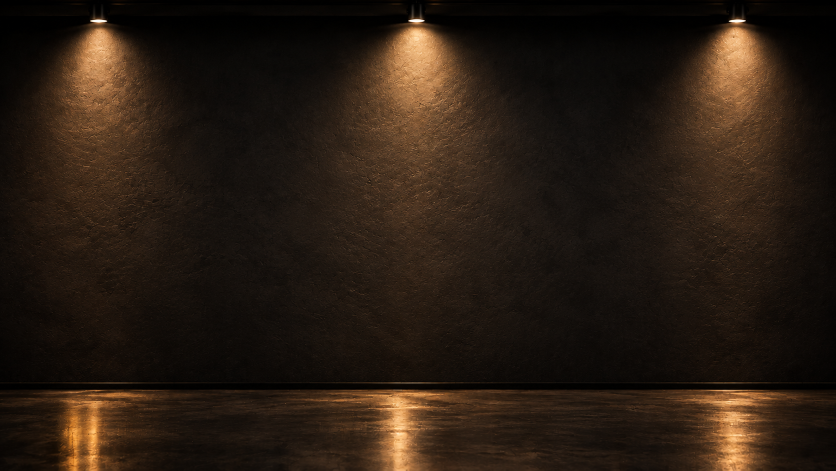
#> input picture referencias/sala-limpia.png, 1671 x 941 px (shown at 1/2 size)
$ python generar_sala.py
#> lines starting #> are read from the running program, lines starting #| are printed output that depends on the picture
#!/usr/bin/env python3
"""
generar_sala.py — Galería Antonio Carrizo (VinPath)

Genera, a partir de la imagen de la sala SIN cuadros, los dos recursos que
carga la escena de Pixi ("carga todo junto"), más los datos de geometría.

La pared se desliza, así que la base se convierte en un MOSAICO que se repite
sin costura en horizontal: se recorta de foco 1 a foco 3 (dos módulos de foco)
y se funde el borde con la franja equivalente del otro extremo. La galería
puede tener así la cantidad de cuadros que haga falta.

  frontend/public/sala/sala-base.webp        imagen base, máxima calidad
  frontend/public/sala/sala-base-movil.webp  imagen base liviana (celulares)
  frontend/public/sala/sala-respaldo.jpg     imagen estática si no hay WebGL
  frontend/public/sala/sala-mascaras.webp    máscaras, UNA sola textura (sin pérdida)
  frontend/src/pixi/salaMeta.json            focos, zócalo y piso (coordenadas 0..1)
  docs/verificacion-sala.png                 lámina para comparar con la referencia

Canales de la textura de máscaras:
  R  conos de luz    cuánta luz de foco recibe cada punto de la pared (0..1)
  G  piso            1 = piso reflectante, 0 = pared y zócalo (borde suavizado)
  B  vidrio          perfil del reflejo diagonal del vidrio, en espacio
                     normalizado del cuadro (los cuadros son HTML y se mueven,
                     así que el shader lo muestrea con las coordenadas de cada uno)

Uso (desde la raíz del proyecto):
    python tools/generar_sala.py
    python tools/generar_sala.py --limpia referencias/otra-sala.png

Requiere: Python 3.9+, Pillow y numpy  ->  pip install pillow numpy
Nada es manual: zócalo y focos se detectan solos. Si cambiás la imagen de la
sala, corré el script de nuevo y todo se regenera.
"""
import argparse
import json
from pathlib import Path

import numpy as np
from PIL import Image, ImageDraw, ImageFilter

RAIZ = Path(__file__).resolve().parent.parent

# ───────────── valores de ajuste del generador ─────────────
ANCHO_MOVIL = 960          # px de la base liviana
ANCHO_RESPALDO = 1280      # px del JPG de respaldo
CALIDAD_ALTA = 92          # WebP base
CALIDAD_MOVIL = 80
UMBRAL_FOCO = 0.60         # luminancia mínima para considerar "lámpara"
FRANJA_FOCOS = 0.12        # fracción superior donde se buscan los focos
DESENFOQUE_CONO = 1 / 110  # radio del blur del cono, relativo al ancho
GAMMA_CONO = 0.80          # <1 abre el cono, >1 lo cierra
PLUMA_PISO = 2.0           # px de suavizado del borde zócalo/piso
# reflejo del vidrio: (centro, ancho, fuerza) sobre la diagonal 0..1
FUNDIDO_MOSAICO = 110      # px de fundido en la costura del mosaico
BANDAS_VIDRIO = [(0.42, 0.050, 1.00), (0.535, 0.013, 0.60), (0.31, 0.008, 0.25)]


def luminancia(rgb):
    return rgb @ np.array([0.2126, 0.7152, 0.0722])


def suavizar_1d(v, radio):
    k = np.exp(-0.5 * (np.arange(-3 * radio, 3 * radio + 1) / radio) ** 2)
    return np.convolve(v, k / k.sum(), mode="same")


def detectar_zocalo(L):
    """Devuelve (fila donde empieza el zócalo, fila donde empieza el piso)."""
    alto = L.shape[0]
    medias = L.mean(axis=1)
    y0 = int(alto * 0.6)
    salto = medias[y0 + 3:alto - 3] - medias[y0:alto - 6]
    piso = y0 + 3 + int(np.argmax(salto))            # mayor salto oscuro -> claro
    while medias[piso - 1] > medias[piso] * 0.5:     # afinar al primer renglón claro
        piso -= 1
    pared = np.median(medias[piso - 80:piso - 30])
    zocalo = piso - 1
    while zocalo > 0 and medias[zocalo - 1] < pared * 0.6:
        zocalo -= 1
    return zocalo, piso


def detectar_focos(L):
    """Devuelve [(x, y)] en píxeles, de izquierda a derecha."""
    alto, ancho = L.shape
    franja = L[: int(alto * FRANJA_FOCOS)]
    perfil = suavizar_1d(franja.max(axis=0), 6)
    sep = ancho // 10
    focos = []
    for x in range(ancho):
        a, b = max(0, x - sep), min(ancho, x + sep + 1)
        if perfil[x] >= UMBRAL_FOCO and perfil[x] == perfil[a:b].max():
            if focos and x - focos[-1][0] < sep:
                continue
            x0 = max(0, x - 30)
            ventana = franja[:, x0:x + 31]
            # la lámpara es lo más brillante; así no se confunde con la pared iluminada
            ys, xs = np.nonzero(ventana >= ventana.max() * 0.97)
            focos.append((x0 + float(xs.mean()), float(ys.mean())))
    return focos


def hacer_mosaico(rgb, focos):
    """Recorta un período exacto (foco 1 -> foco último) y funde la costura.

    Devuelve (mosaico uint8, x de inicio del recorte). El fundido mezcla puntos
    que están a la MISMA distancia de su foco, así la luz no cambia: solo se
    cruza la textura del yeso.
    """
    ancho = rgb.shape[1]
    periodo = int(round(focos[-1][0] - focos[0][0]))
    sobra = ancho - periodo                      # px disponibles fuera del período
    f = min(FUNDIDO_MOSAICO, sobra)
    inicio = sobra - f                           # la costura cae lejos del eje del foco
    tesela = rgb[:, inicio:inicio + periodo].astype(float)
    cola = rgb[:, inicio + periodo:inicio + periodo + f].astype(float)
    t = np.linspace(0, 1, f)[None, :, None]
    t = t * t * (3 - 2 * t)
    tesela[:, :f] = cola * (1 - t) + tesela[:, :f] * t
    return (tesela + 0.5).astype(np.uint8), inicio


def mascara_conos(L, zocalo):
    alto, ancho = L.shape
    radio = ancho * DESENFOQUE_CONO
    borde = int(radio * 4)
    Lw = np.hstack([L[:, -borde:], L, L[:, :borde]])   # el blur también es sin costura
    img = Image.fromarray((np.clip(Lw, 0, 1) * 255).astype(np.uint8))
    blur = np.asarray(img.filter(ImageFilter.GaussianBlur(radio)), float)[:, borde:-borde] / 255
    pared = blur[:zocalo]
    ambiente = np.percentile(pared, 30)
    tope = np.percentile(pared, 99.7)
    r = np.clip((blur - ambiente) / (tope - ambiente), 0, 1) ** GAMMA_CONO
    # la luz del foco muere antes del zócalo: nunca invade el piso
    y = np.arange(alto)[:, None]
    r *= np.clip((zocalo - y) / 10.0, 0, 1)
    return r


def mascara_piso(alto, ancho, piso):
    y = np.arange(alto)[:, None] + 0.5
    g = np.clip((y - piso) / PLUMA_PISO, 0, 1)
    return np.repeat(g, ancho, axis=1)


def mascara_vidrio(alto, ancho):
    v, u = np.mgrid[0:alto, 0:ancho]
    u = (u + 0.5) / ancho
    v = (v + 0.5) / alto
    d = (u + v) / 2                       # diagonal: 0 arriba-izq, 1 abajo-der
    b = np.zeros_like(d)
    for centro, anchura, fuerza in BANDAS_VIDRIO:
        b += fuerza * np.exp(-0.5 * ((d - centro) / anchura) ** 2)
    # el perfil es constante a lo largo de la diagonal: el shader lo lee en (d, d)
    # y le aplica la caída vertical, así el reflejo puede correrse sin cortes
    return np.clip(b, 0, 1)


def lamina_verificacion(base, masc, referencia, focos, zocalo, piso, destino):
    w = 1100
    def esc(im):
        return im.convert("RGB").resize((w, round(w * im.height / im.width)), Image.LANCZOS)
    k = w / base.width
    marcada = esc(base)
    d = ImageDraw.Draw(marcada)
    d.line([(0, zocalo * k), (w, zocalo * k)], fill=(0, 255, 255))
    d.line([(0, piso * k), (w, piso * k)], fill=(0, 255, 0))
    for x, y in focos:
        d.ellipse([x * k - 9, y * k - 9, x * k + 9, y * k + 9], outline=(255, 0, 255), width=2)
        d.line([(x * k, 0), (x * k, marcada.height)], fill=(255, 0, 255))
    m = np.asarray(masc, float) / 255
    canales = [esc(Image.fromarray((m[..., i] * 255).astype(np.uint8))) for i in range(3)]
    paneles = [("1. BASE en mosaico (2 repeticiones, la costura no debe verse)", esc(base)),
               ("2. Deteccion: focos (magenta), zocalo (cian), piso (verde)", marcada),
               ("3. Mascara R: conos de luz", canales[0]),
               ("4. Mascara G: piso reflectante", canales[1]),
               ("5. Mascara B: perfil del reflejo del vidrio", canales[2])]
    if referencia is not None:
        paneles.insert(0, ("0. REFERENCIA (meta)", esc(referencia)))
    cols = 2
    filas = -(-len(paneles) // cols)
    ph = max(p.height for _, p in paneles) + 26
    hoja = Image.new("RGB", (cols * (w + 12) + 12, filas * (ph + 12) + 12), (24, 24, 24))
    dd = ImageDraw.Draw(hoja)
    for i, (titulo, p) in enumerate(paneles):
        x = 12 + (i % cols) * (w + 12)
        y = 12 + (i // cols) * (ph + 12)
        dd.text((x, y + 4), titulo, fill=(235, 220, 180))
        hoja.paste(p, (x, y + 26))
    hoja.save(destino)


def main():
    ap = argparse.ArgumentParser(description=__doc__, formatter_class=argparse.RawDescriptionHelpFormatter)
    ap.add_argument("--limpia", default=RAIZ / "referencias/sala-limpia.png", type=Path)
    ap.add_argument("--referencia", default=RAIZ / "referencias/sala-referencia.png", type=Path)
    args = ap.parse_args()

    sala = RAIZ / "frontend/public/sala"
    sala.mkdir(parents=True, exist_ok=True)
    (RAIZ / "frontend/src/pixi").mkdir(parents=True, exist_ok=True)
    (RAIZ / "docs").mkdir(exist_ok=True)

    original = Image.open(args.limpia).convert("RGB")
#> original is the input picture: PIL image 1671x941 RGB; mean R, G, B 40.5, 28.2, 18.2
    rgb = np.asarray(original)
    L0 = luminancia(rgb / 255)
    zocalo, piso = detectar_zocalo(L0)
#> in detectar_zocalo, `medias = L.mean(axis=1)`: medias = 941 values, max 0.245 at index 803, min 0 at index 767, mean 0.118
#> in detectar_zocalo, `salto = medias[y0 + 3:alto - 3] - medias[y0:alto - 6]`: salto = 371 values, max 0.212 at index 213, min -0.159 at index 201, mean 0.000618
#> in detectar_zocalo, `piso = y0 + 3 + int(np.argmax(salto))`: piso = 780
#> in detectar_zocalo, `pared = np.median(medias[piso - 80:piso - 30])`: pared = 0.0498
#> in detectar_zocalo, `zocalo = piso - 1`: zocalo = 779
#> the loop in detectar_zocalo, `while zocalo > 0 and medias[zocalo - 1] < pared * 0.6:` made 12 passes
#> zocalo on passes 1 to 12: 778, 777, 776, 775, 774, 773, 772, 771, 770, 769, 768, 767
#> after the loop in detectar_zocalo, `while zocalo > 0 and medias[zocalo - 1] < pared * 0.6:`: zocalo = 767
#> zocalo = 767; piso = 780
    focos0 = detectar_focos(L0)
#> in detectar_focos, `perfil = suavizar_1d(franja.max(axis=0), 6)`: perfil = 1671 values, max 0.998 at index 197, min 0.00592 at index 1670, mean 0.198
#> after the loop in detectar_focos, `for x in range(ancho):`: focos = [(197.2, 41.58), (832.3, 41.08), (1474.1, 41.62)]
#> focos0 = [(197.2, 41.58), (832.3, 41.08), (1474.1, 41.62)]

    tesela, inicio = hacer_mosaico(rgb, focos0)
#> in hacer_mosaico, `periodo = int(round(focos[-1][0] - focos[0][0]))`: periodo = 1277
#> in hacer_mosaico, `sobra = ancho - periodo`: sobra = 394
#> in hacer_mosaico, `f = min(FUNDIDO_MOSAICO, sobra)`: f = 110
#> in hacer_mosaico, `inicio = sobra - f`: inicio = 284
#> in hacer_mosaico, `cola = rgb[:, inicio + periodo:inicio + periodo + f].astype(float)`:
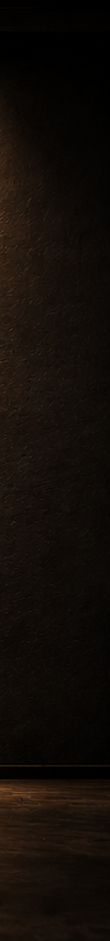
#> cola: shape (941, 110, 3) float64; mean R, G, B 18.4, 12.6, 8.2
#> inicio = 284
    base = Image.fromarray(tesela, "RGB")
    ancho, alto = base.size
#> ancho = 1277; alto = 941
    L = luminancia(tesela / 255)
    # focos dentro del mosaico (el último coincide con el primero: se descarta)
    focos = sorted(((x - inicio) % ancho, y) for x, y in focos0[:-1])
#> focos = [(548.3, 41.08), (1190.2, 41.58)]

    # 1) imagen base (tres pesos)
    base.save(sala / "sala-base.webp", quality=CALIDAD_ALTA, method=6)
    ancho_movil = round(ANCHO_MOVIL * ancho / original.width)
#> ancho_movil = 734
    movil = base.resize((ancho_movil, round(ancho_movil * alto / ancho)), Image.LANCZOS)
    movil.save(sala / "sala-base-movil.webp", quality=CALIDAD_MOVIL, method=6)
    resp = original.resize((ANCHO_RESPALDO, round(ANCHO_RESPALDO * original.height / original.width)), Image.LANCZOS)
    resp.save(sala / "sala-respaldo.jpg", quality=84, optimize=True, progressive=True)

    # 2) máscaras en una sola textura
    canales = np.dstack([mascara_conos(L, zocalo),
                         mascara_piso(alto, ancho, piso),
                         mascara_vidrio(alto, ancho)])
#> in mascara_conos, `pared = blur[:zocalo]`:
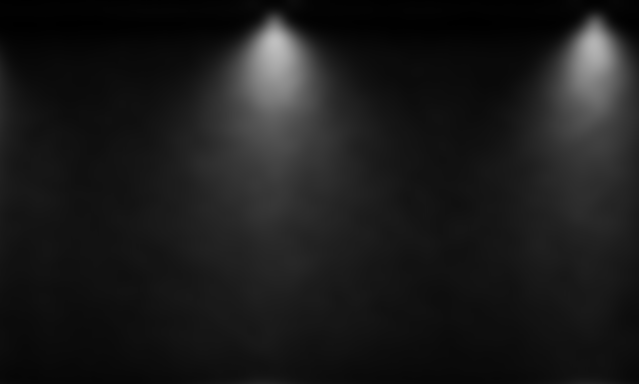
#> pared: shape (767, 1277) float64 (shown at 1/2 size); min 0, max 0.749, mean 0.104
#> in mascara_conos, `ambiente = np.percentile(pared, 30)`: ambiente = 0.0588
#> in mascara_conos, `tope = np.percentile(pared, 99.7)`: tope = 0.667
#> in mascara_conos, `r *= np.clip((zocalo - y) / 10.0, 0, 1)`:
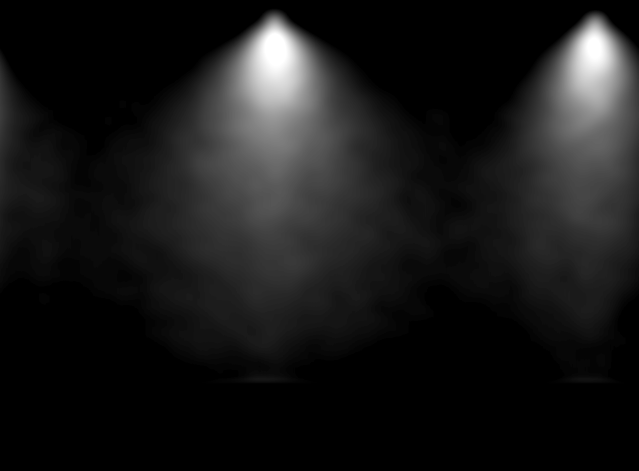
#> r: shape (941, 1277) float64 (shown at 1/2 size); min 0, max 1, mean 0.0966
#> in mascara_piso, `y = np.arange(alto)[:, None] + 0.5`: y = 941 values from 0.5 to 940.5
#> in mascara_piso, `g = np.clip((y - piso) / PLUMA_PISO, 0, 1)`: g = 941 values from 0 to 1
#> in mascara_vidrio, `v, u = np.mgrid[0:alto, 0:ancho]`:
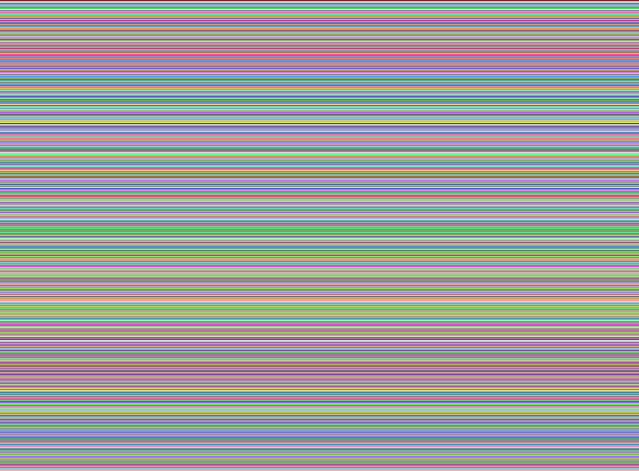
#> v: shape (941, 1277) int64 (shown at 1/2 size); 941 distinct labels, from 0 to 940; one colour per label, 0 black
    masc = Image.fromarray((canales * 255 + 0.5).astype(np.uint8), "RGB")
    masc.save(sala / "sala-mascaras.webp", lossless=True, method=6)

    # 3) geometría para los shaders (0..1, origen arriba-izquierda)
    meta = {
        "_": "Generado por tools/generar_sala.py — no editar a mano.",
        "ancho": ancho, "alto": alto, "aspecto": round(ancho / alto, 5),
        "zocaloY": round(zocalo / alto, 5),
        "pisoY": round(piso / alto, 5),
        "mosaico": True,
        "separacionFocos": round(1 / len(focos), 5),
        "focos": [{"x": round(x / ancho, 5), "y": round(y / alto, 5)} for x, y in focos],
    }
    (RAIZ / "frontend/src/pixi/salaMeta.json").write_text(json.dumps(meta, indent=2) + "\n", encoding="utf-8")

    # 4) verificación
    ref = Image.open(args.referencia) if Path(args.referencia).exists() else None
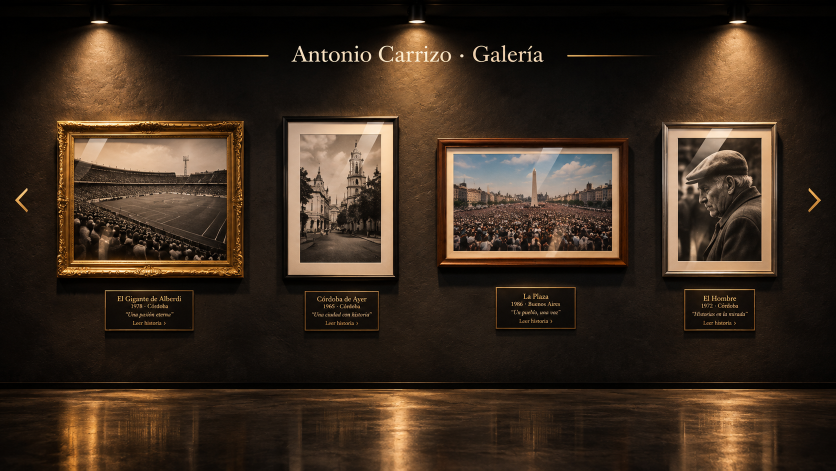
#> input picture referencias/sala-referencia.png, 1672 x 941 px (shown at 1/2 size)
#> ref is the input picture: PIL image 1672x941 RGB; mean R, G, B 58, 43.2, 30.3
    doble = Image.new("RGB", (ancho * 2, alto))            # dos teselas juntas: la costura debe ser invisible
#> doble: PIL image 2554x941 RGB; every value is 0
    doble.paste(base, (0, 0)); doble.paste(base, (ancho, 0))
    lamina_verificacion(doble, masc, ref, focos + [(x + ancho, y) for x, y in focos], zocalo, piso,
                        RAIZ / "docs/verificacion-sala.png")
#> in esc (call 4), `return im.convert("RGB").resize((w, round(w * im.height / im.width)), ..`:
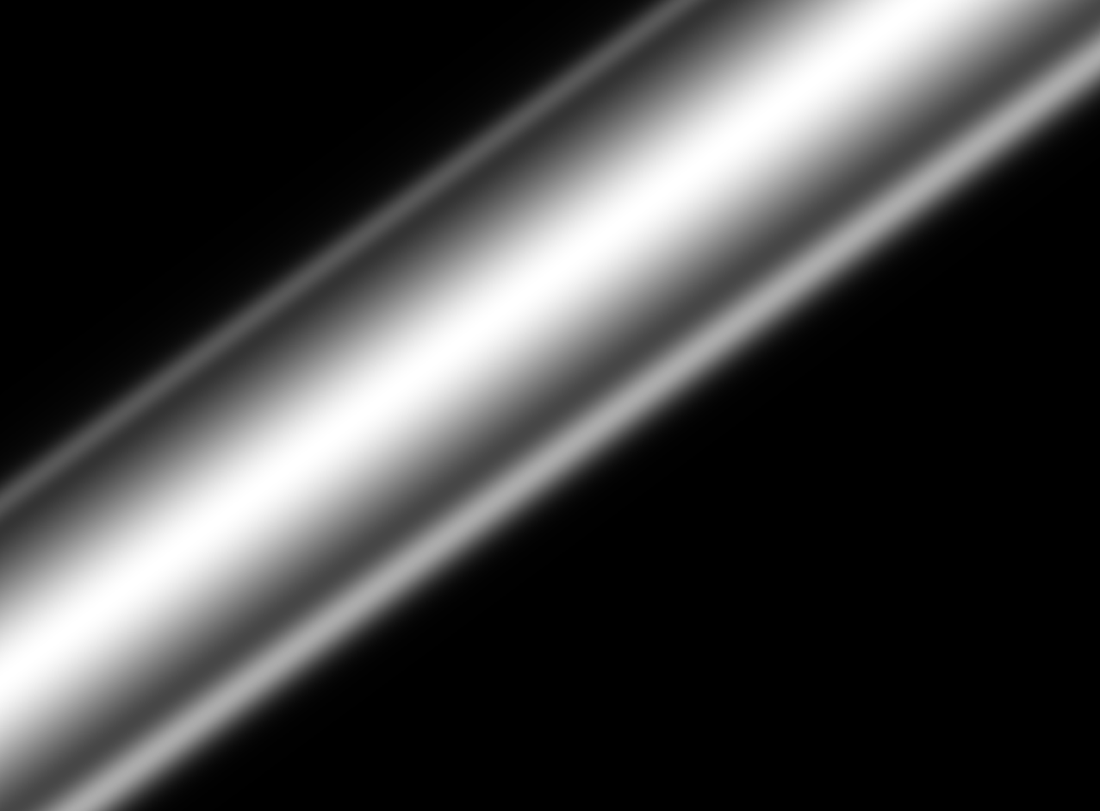
#> returned value: PIL image 1100x811 RGB; min 0, max 255, mean 64.2
#> in lamina_verificacion, `canales = [esc(Image.fromarray((m[..., i] * 255).astype(np.uint8))) fo..`: canales = 3 items
#> in lamina_verificacion, `filas = -(-len(paneles) // cols)`: filas = 3
#> in lamina_verificacion, `ph = max(p.height for _, p in paneles) + 26`: ph = 837
#> in lamina_verificacion, `hoja = Image.new("RGB", (cols * (w + 12) + 12, filas * (ph + 12) + 12)..`: hoja: PIL image 2236x2559 RGB; every value is 24
#> the loop in lamina_verificacion, `for i, (titulo, p) in enumerate(paneles):` made 6 passes
#> (titulo, x, y) on passes 1, 4, 5: ('0. REFERENCIA (meta)', 12, 12), ('3. Mascara R: conos de luz', 1124, 861), ('4. Mascara G: piso reflectante', 12, 1710)
#> (x, y) on passes 2, 3, 6: (1124, 12), (12, 861), (1124, 1710)
#> after the loop in lamina_verificacion, `for i, (titulo, p) in enumerate(paneles):`:
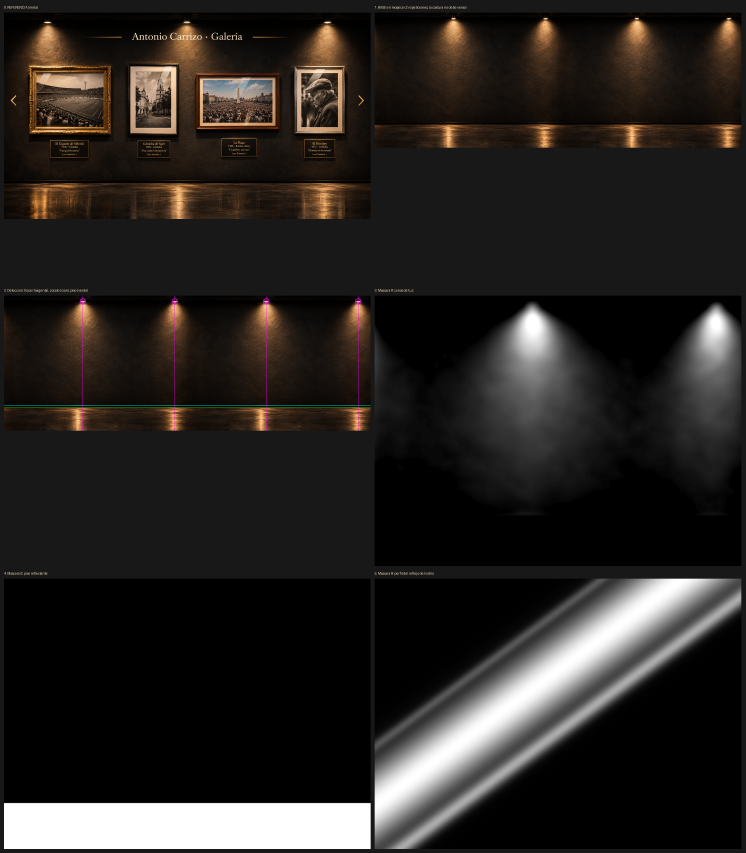
#> hoja: PIL image 2236x2559 RGB (shown at 1/3 size); mean R, G, B 40.1, 36.5, 33.5

    print(f"Mosaico {ancho}x{alto} (recorte desde x={inicio}) | zócalo y={zocalo} | piso y={piso} | focos x={[round(f[0]) for f in focos]}")
#| Mosaico 1277x941 (recorte desde x=284) | zócalo y=767 | piso y=780 | focos x=[548, 1190]
#> (the run stopped early here; a loop or call above may not have finished)
